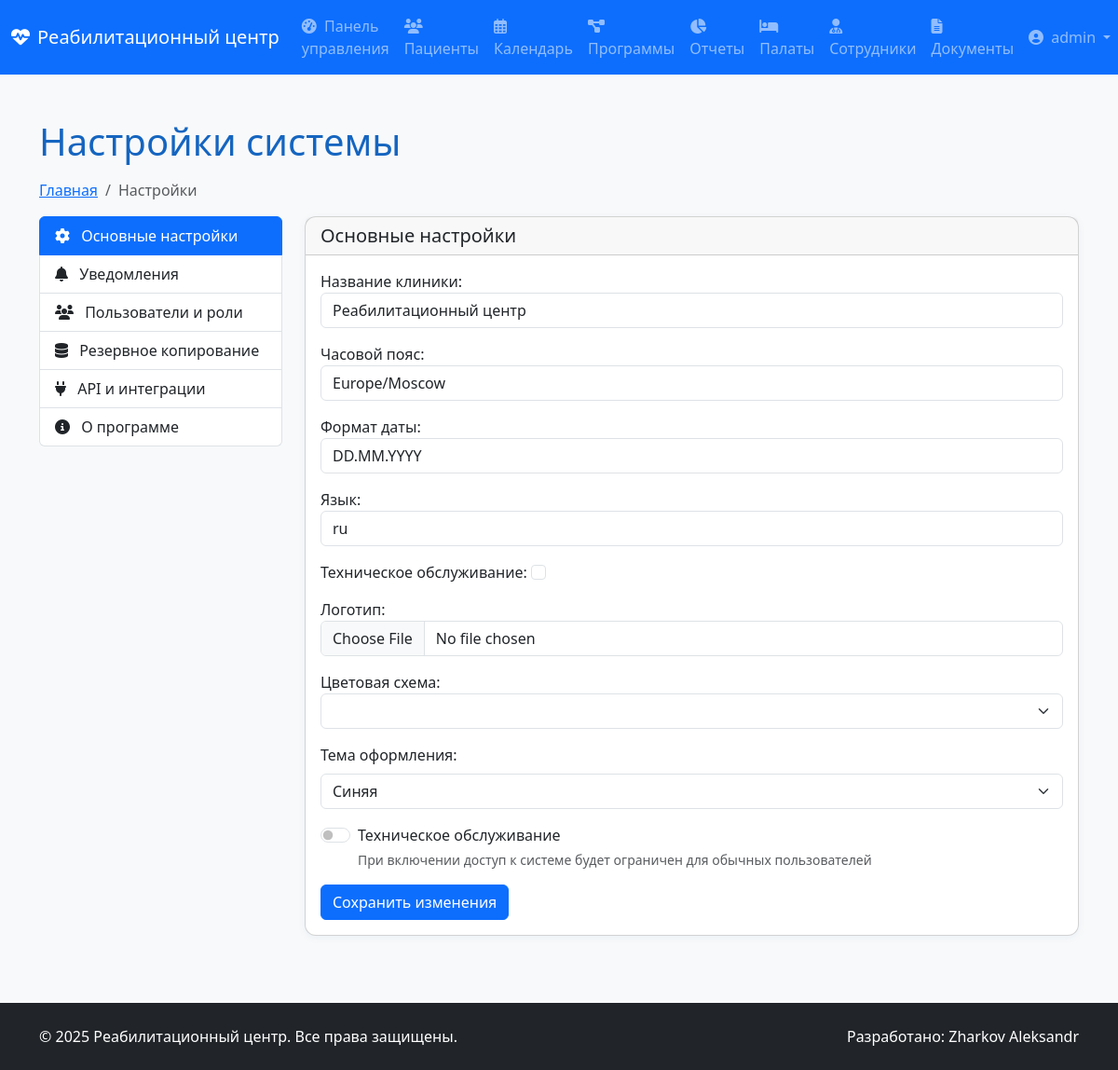
/settings/ (signed in), run on the app's committed database.
### core/models.py (models this page shows, shortened)
class SystemSettings(models.Model):
    singleton_id = models.PositiveSmallIntegerField(default=1, unique=True, editable=False)
    clinic_name = models.CharField(max_length=255, default="Реабилитационный центр", verbose_name=_('Название клиники'))
    timezone = models.CharField(max_length=64, default="Europe/Moscow", verbose_name=_('Часовой пояс'))
    date_format = models.CharField(max_length=32, default="DD.MM.YYYY", verbose_name=_('Формат даты'))
    language = models.CharField(max_length=8, default="ru", verbose_name=_('Язык'))
    maintenance_mode = models.BooleanField(default=False, verbose_name=_('Техническое обслуживание'))
    logo = models.ImageField(upload_to='branding/', blank=True, null=True, verbose_name=_('Логотип'))
    color_theme = models.CharField(max_length=32, default="default", verbose_name=_('Цветовая схема'))
    class Meta:
        verbose_name = _('Системные настройки')
        verbose_name_plural = _('Системные настройки')

### core/views.py (the view, shortened to what this page needs)
# urls.py: path('settings/', views.settings_hub, name='settings'),
@login_required
@user_passes_test(is_superuser)
def settings_hub(request):
    system_settings, _ = SystemSettings.objects.get_or_create(pk=1)
    integration_settings, _ = IntegrationSettings.objects.get_or_create(pk=1)
    system_form = SystemSettingsForm(request.POST or None, request.FILES or None, instance=system_settings)
    integration_form = IntegrationSettingsForm(request.POST or None, instance=integration_settings)
    active_tab = request.POST.get('active_tab', 'general')
    updated = False
    users = User.objects.all().select_related()
    groups = Group.objects.all()
    user_form = UserCreateForm()
    group_form = None  # Можно добавить форму создания групп при необходимости
    export_patients_url = reverse('core:export_patients')
    export_admissions_url = reverse('core:export_admissions')
    import_patients_url = reverse('core:import_patients')
    import_admissions_url = reverse('core:import_admissions')
    context = {
        'system_form': system_form,
        'integration_form': integration_form,
        'active_tab': active_tab,
        'users': users,
        'groups': groups,
        'user_form': user_form,
        'export_patients_url': export_patients_url,
        'export_admissions_url': export_admissions_url,
        'import_patients_url': import_patients_url,
        'import_admissions_url': import_admissions_url,
    }
    return render(request, 'core/settings.html', context)

### core/forms.py
class SystemSettingsForm(forms.ModelForm):
    class Meta:
        model = SystemSettings
        fields = [
            'clinic_name', 'timezone', 'date_format', 'language',
            'maintenance_mode', 'logo', 'color_theme'
        ]
        widgets = {
            'clinic_name': forms.TextInput(attrs={'class': 'form-control'}),
            'timezone': forms.TextInput(attrs={'class': 'form-control'}),
            'date_format': forms.TextInput(attrs={'class': 'form-control'}),
            'language': forms.TextInput(attrs={'class': 'form-control'}),
            'maintenance_mode': forms.CheckboxInput(attrs={'class': 'form-check-input'}),
            'logo': forms.ClearableFileInput(attrs={'class': 'form-control'}),
            'color_theme': forms.Select(attrs={'class': 'form-select'}),
        }

class IntegrationSettingsForm(forms.ModelForm):
    class Meta:
        model = IntegrationSettings
        fields = [
            'service_1c_url', 'service_1c_key', 'sms_provider', 'sms_api_key',
            'email_host', 'email_user', 'email_password', 'webhook_url'
        ]
        widgets = {
            'service_1c_url': forms.URLInput(attrs={'class': 'form-control'}),
            'service_1c_key': forms.TextInput(attrs={'class': 'form-control'}),
            'sms_provider': forms.TextInput(attrs={'class': 'form-control'}),
            'sms_api_key': forms.TextInput(attrs={'class': 'form-control'}),
            'email_host': forms.TextInput(attrs={'class': 'form-control'}),
            'email_user': forms.TextInput(attrs={'class': 'form-control'}),
            'email_password': forms.PasswordInput(attrs={'class': 'form-control'}),
            'webhook_url': forms.URLInput(attrs={'class': 'form-control'}),
        }

### core/context_processors.py (called while the page is built)
def theme(request):
    theme = request.COOKIES.get('theme', 'light')
    return {'current_theme': theme}

### core/views.py (called while the page is built)
def is_superuser(user):
    return user.is_superuser

### core/templates/core/settings.html (shortened to what this page needs)
{% extends 'core/base_dashboard.html' %}
{% block page_title %}
<h1>Настройки системы</h1>
<nav aria-label="breadcrumb" class="mt-3">
    <ol class="breadcrumb">
        <li class="breadcrumb-item"><a href="{% url 'core:dashboard' %}">Главная</a></li>
        <li class="breadcrumb-item active" aria-current="page">Настройки</li>
    </ol>
</nav>
{% endblock %}
{% block page_content %}
<div class="row">
    <div class="col-lg-3">
        <div class="list-group mb-4">
            <a href="#general" class="list-group-item list-group-item-action active" data-bs-toggle="list">
                <i class="fas fa-cog me-2"></i> Основные настройки
            </a>
            <a href="#notifications" class="list-group-item list-group-item-action" data-bs-toggle="list">
                <i class="fas fa-bell me-2"></i> Уведомления
            </a>
            <a href="#users" class="list-group-item list-group-item-action" data-bs-toggle="list">
                <i class="fas fa-users me-2"></i> Пользователи и роли
            </a>
            <a href="#backup" class="list-group-item list-group-item-action" data-bs-toggle="list">
                <i class="fas fa-database me-2"></i> Резервное копирование
            </a>
            <a href="#api" class="list-group-item list-group-item-action" data-bs-toggle="list">
    <i class="fas fa-plug me-2"></i> API и интеграции
</a>
            <a href="#about" class="list-group-item list-group-item-action" data-bs-toggle="list">
                <i class="fas fa-info-circle me-2"></i> О программе
            </a>
        </div>
    </div>
    <div class="col-lg-9">
        <div class="tab-content">
            <div class="tab-pane fade show active" id="general">
    <div class="card">
        <div class="card-header">
            <h5 class="card-title mb-0">Основные настройки</h5>
        </div>
        <div class="card-body">
            <form method="post" enctype="multipart/form-data">
                {% for field in system_form %}
                    <div class="mb-3">
                        {{ field.label_tag }}
                        {{ field }}
                    </div>
                {% endfor %}
                <div class="mb-3">
                    <label class="form-label">Тема оформления:</label>
                    <select name="color_theme" class="form-select">
                        <option value="blue" {% if system_form.instance.color_theme == 'blue' %}selected{% endif %}>Синяя</option>
                    </select>
                </div>
                <div class="form-check form-switch mb-3">
                    <input class="form-check-input" type="checkbox" id="maintenanceMode" name="maintenance_mode" value="on" {% if system_form.instance.maintenance_mode %}checked{% endif %}>
                    <label class="form-check-label" for="maintenanceMode">Техническое обслуживание</label>
                    <div class="form-text">При включении доступ к системе будет ограничен для обычных пользователей</div>
                </div>
                <button type="submit" name="save_system" class="btn btn-primary">Сохранить изменения</button>
            </form>
        </div>
    </div>
</div>
        </div>
    </div>
</div>
{% endblock %}

### core/templates/core/base_dashboard.html (shortened to what this page needs)
<!DOCTYPE html>
{% load static %}
<html lang="ru">
<head>
    <link href="https://cdn.jsdelivr.net/npm/bootstrap@5.3.0/dist/css/bootstrap.min.css" rel="stylesheet">
    <link rel="stylesheet" href="https://cdnjs.cloudflare.com/ajax/libs/font-awesome/6.4.0/css/all.min.css">
    <link rel="stylesheet" href="{% static 'css/style.css' %}">
</head>
<body class="bg-light">
    <nav class="navbar navbar-expand-lg navbar-dark bg-primary">
        <div class="container-fluid">
            <a class="navbar-brand" href="{% url 'core:dashboard' %}">
                <i class="fas fa-heartbeat me-2"></i>Реабилитационный центр
            </a>
            <div class="collapse navbar-collapse" id="navbarNav">
                <ul class="navbar-nav me-auto">
                    <li class="nav-item">
                        <a class="nav-link {% if request.resolver_match.url_name == 'dashboard' %}active{% endif %}"
                           href="{% url 'core:dashboard' %}">
                            <i class="fas fa-tachometer-alt me-1"></i> Панель управления
                        </a>
                    </li>
                    <li class="nav-item">
                        <a class="nav-link {% if request.resolver_match.url_name == 'patient_list' %}active{% endif %}"
                           href="{% url 'core:patient_list' %}">
                            <i class="fas fa-users me-1"></i> Пациенты
                        </a>
                    </li>
                    <li class="nav-item">
                        <a class="nav-link {% if request.resolver_match.url_name == 'calendar' %}active{% endif %}"
                           href="{% url 'core:calendar' %}">
                            <i class="far fa-calendar-alt me-1"></i> Календарь
                        </a>
                    </li>
                    <li class="nav-item">
                        <a class="nav-link {% if request.resolver_match.url_name == 'programs' %}active{% endif %}"
                           href="{% url 'core:programs' %}">
                            <i class="fas fa-project-diagram me-1"></i> Программы
                        </a>
                    </li>
                    <li class="nav-item">
                        <a class="nav-link {% if request.resolver_match.url_name == 'reports' %}active{% endif %}"
                           href="{% url 'core:reports' %}">
                            <i class="fas fa-chart-pie me-1"></i> Отчеты
                        </a>
                    </li>
                    <li class="nav-item">
                        <a class="nav-link {% if request.resolver_match.url_name == 'bed_management' %}active{% endif %}"
                           href="{% url 'core:bed_management' %}">
                            <i class="fas fa-bed me-1"></i> Палаты
                        </a>
                    </li>
                    <li class="nav-item">
                        <a class="nav-link {% if request.resolver_match.url_name == 'staff_list' %}active{% endif %}"
                           href="{% url 'core:staff_list' %}">
                            <i class="fas fa-user-md me-1"></i> Сотрудники
                        </a>
                    </li>
                    <li class="nav-item">
                        <a class="nav-link {% if request.resolver_match.url_name == 'documents' %}active{% endif %}"
                           href="{% url 'core:documents' %}">
                            <i class="fas fa-file-alt me-1"></i> Документы
                        </a>
                    </li>
                </ul>
                <ul class="navbar-nav">
                    <li class="nav-item dropdown">
                        <a class="nav-link dropdown-toggle" href="#" id="userDropdown" role="button" data-bs-toggle="dropdown">
                            <i class="fas fa-user-circle me-1"></i> {{ request.user.get_username|default:'Пользователь' }}
                        </a>
                    </li>
                </ul>
            </div>
        </div>
    </nav>
    <main class="container py-4">
        {% block content %}
        <div class="row">
            <div class="col-12">
                <h1 class="mb-4">{% block page_title %}Заголовок страницы{% endblock %}</h1>
                {% block page_content %}{% endblock %}
            </div>
        </div>
        {% endblock %}
    </main>
    <footer class="bg-dark text-white py-4 mt-5">
        <div class="container">
            <div class="row">
                <div class="col-md-6">
                    <p class="mb-0">&copy; {% now "Y" %} Реабилитационный центр. Все права защищены.</p>
                </div>
                <div class="col-md-6 text-md-end">
                    <p class="mb-0">Разработано: Zharkov Aleksandr</p>
                </div>
            </div>
        </div>
    </footer>
</body>
</html>

### static/css/style.css (style rules this page uses)
body { font-family: 'Segoe UI', Arial, sans-serif; background: #f8f9fa; color: #222; margin: 0; padding: 0; }
h1, h2, h3, h4, h5 { color: #1565c0; }
.card { border-radius: 12px; box-shadow: 0 2px 8px rgba(21, 101, 192, 0.06); }
.btn-primary, .btn-success, .btn-warning, .btn-secondary { border-radius: 6px; }

### data on the page
SystemSettings: system_form "Реабилитационный центр" "Europe/Moscow" "DD.MM.YYYY" "ru", color_theme "Синяя"

### other printed values
{{ request.user.get_username|default:'Пользователь' }} "admin"
{{ field.label_tag }} "Название клиники:" "Часовой пояс:" "Формат даты:" "Язык:" "Техническое обслуживание:" "Логотип:" "Цветовая схема:"
